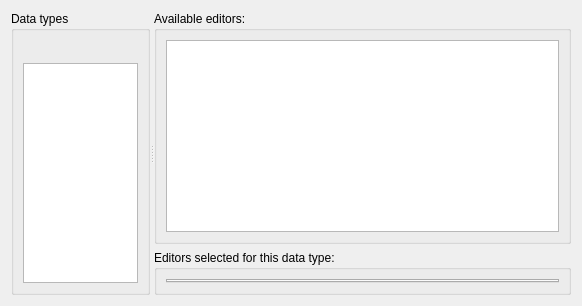
         <widget class="QWidget" name="dataEditorsPage">
          <layout class="QVBoxLayout" name="verticalLayout_24">
           <item>
            <widget class="QSplitter" name="splitter_2">
             <property name="orientation">
              <enum>Qt::Horizontal</enum>
             </property>
             <widget class="QGroupBox" name="dataEditorsTypesGroup">
              <property name="sizePolicy">
               <sizepolicy hsizetype="Preferred" vsizetype="Preferred">
                <horstretch>1</horstretch>
                <verstretch>0</verstretch>
               </sizepolicy>
              </property>
              <property name="title">
               <string>Data types</string>
              </property>
              <layout class="QVBoxLayout" name="verticalLayout_22">
               <item>
                <widget class="QToolBar" name="dataEditorsTypesToolbar"/>
               </item>
               <item>
                <widget class="QListWidget" name="dataEditorsTypesList">
                 <property name="cfg" stdset="0">
                  <string notr="true">General.DataEditorsOrder</string>
                 </property>
                </widget>
               </item>
              </layout>
             </widget>
             <widget class="QWidget" name="dataEditorsRightWidget" native="true">
              <property name="sizePolicy">
               <sizepolicy hsizetype="Preferred" vsizetype="Preferred">
                <horstretch>3</horstretch>
                <verstretch>0</verstretch>
               </sizepolicy>
              </property>
              <layout class="QVBoxLayout" name="verticalLayout_23">
               <property name="leftMargin">
                <number>0</number>
               </property>
               <property name="topMargin">
                <number>0</number>
               </property>
               <property name="rightMargin">
                <number>0</number>
               </property>
               <property name="bottomMargin">
                <number>0</number>
               </property>
               <item>
                <widget class="QGroupBox" name="dataEditorsAvailableGroup">
                 <property name="title">
                  <string>Available editors:</string>
                 </property>
                 <layout class="QVBoxLayout" name="verticalLayout_26">
                  <item>
                   <widget class="QListWidget" name="dataEditorsAvailableList">
                    <property name="sortingEnabled">
                     <bool>true</bool>
                    </property>
                   </widget>
                  </item>
                 </layout>
                </widget>
               </item>
               <item>
                <widget class="QGroupBox" name="dataEditorsSelectedGroup">
                 <property name="title">
                  <string>Editors selected for this data type:</string>
                 </property>
                 <layout class="QVBoxLayout" name="verticalLayout_27">
                  <item>
                   <widget class="QTabWidget" name="dataEditorsSelectedTabs">
                    <property name="movable">
                     <bool>true</bool>
                    </property>
                   </widget>
                  </item>
                 </layout>
                </widget>
               </item>
              </layout>
             </widget>
            </widget>
           </item>
          </layout>
         </widget>
